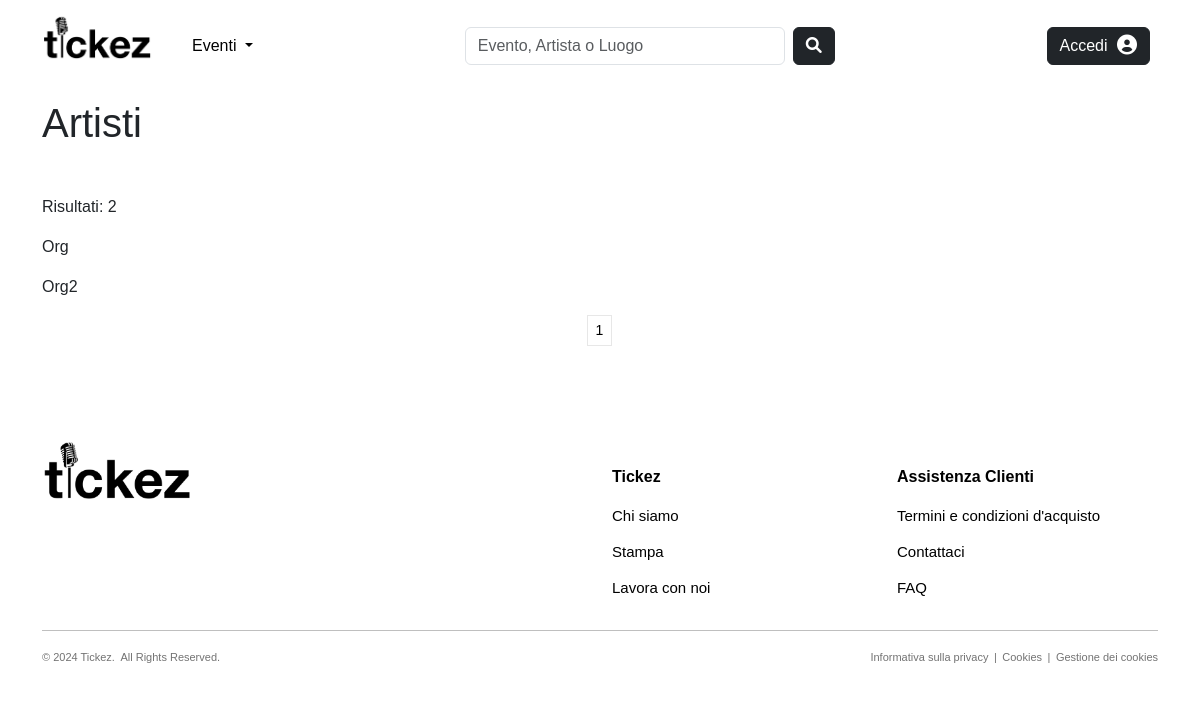
The app's page /users/artists/, older data.
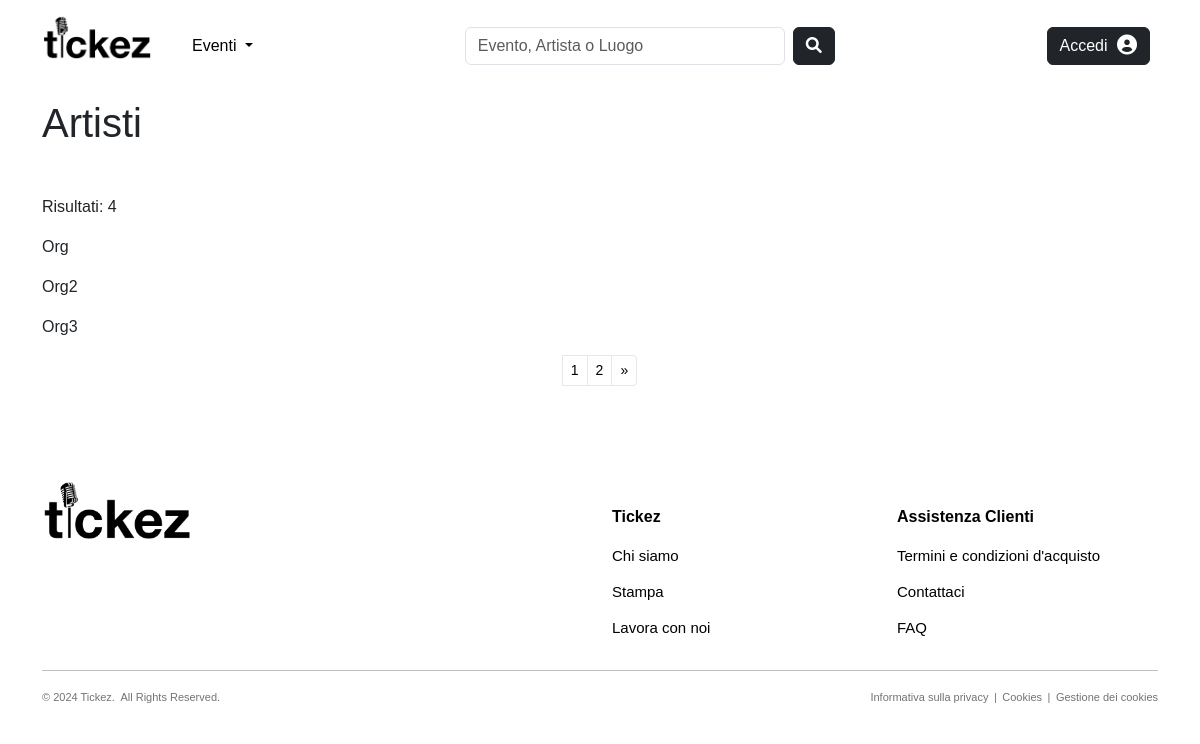
The same page, newer data.
### users/models.py (models this page shows, shortened)
class Organizzatore(models.Model):
    nome = models.CharField(max_length=50, null=False, blank=False)
    slug = models.SlugField(max_length=100, null=False, unique=True, blank=True)
    email = models.EmailField(max_length=255, null=False, blank=False, unique=True)
    descrizione = models.TextField(null=True, blank=True, default='')
    immagine_profilo = models.ImageField(blank=True, upload_to="images/organizers")
    user = models.OneToOneField(User, on_delete=models.CASCADE)
    followers = models.ManyToManyField(Utente, blank=True, default=None, related_name='organizzatori_preferiti')
    def get_absolute_url(self):
        return reverse("users:artist-details", kwargs={"slug": self.slug, "pk": self.pk})
    class Meta:
        verbose_name_plural = 'Organizzatori'

### users/views.py (the view)
# urls.py: path('artists/', views.ArtistsListView.as_view(), name="artists"),
class ArtistsListView(ListView):
    model = Organizzatore
    template_name = 'users/artists.html'
    paginate_by = 3
    def get_queryset(self):
        artist_list = super().get_queryset()
        return artist_list.order_by('nome')
    def get_context_data(self, **kwargs):
        context = super().get_context_data(**kwargs)
        return context

### common/context_processors.py (called while the page is built, shortened)
def notifications(request):
    notifications = []
    unread_count = 0
    return {
        'notifications': notifications,
        'unread_count': unread_count,
    }

### users/templates/users/artists.html (shortened to what this page needs)
{% extends "users/base_users.html" %}
{% load static %}
{% load crispy_forms_tags %}
{% block content %}
<div class="container">
    <h1 class="mb-5">Artisti</h1>
    <p>Risultati: {{view.get_queryset.count}}</p>
    {% for a in page_obj %}
        <a href="{{ a.get_absolute_url }}" style="text-decoration: none; color: inherit;">
            <p>{{a.nome}}</p>
        </a>
    {% endfor %}
    <nav aria-label="Page navigation">
        <ul class="pagination pagination-sm justify-content-center">
            {% for p in paginator.page_range %}
            <li class="page-item {% if request.GET.page|stringformat:"s" == p|stringformat:"s" %} active {% endif %}">
                <a class="page-link" href="?{% for key, value in request.GET.items %}{% if key != 'page' %}{{ key }}={{ value }}&{% endif %}{% endfor %}page={{ p }}">{{ p }}</a></li>
            {% endfor %}
            <li class="page-item">
            {% if page_obj.has_next %}
                <a class="page-link" href="?page={{ page_obj.next_page_number }}" aria-label="Next">
                    <span aria-hidden="true">&raquo;</span>
                </a>
            {% endif %}
            </li>
        </ul>
    </nav>
</div>
{% endblock %}

Row changes from the older to the newer data that the page shows:
added Organizzatore: nome "Org3"
Text that changed along with them:
{{ view.get_queryset.count }}: "2" → "4"
new list line: "2"
